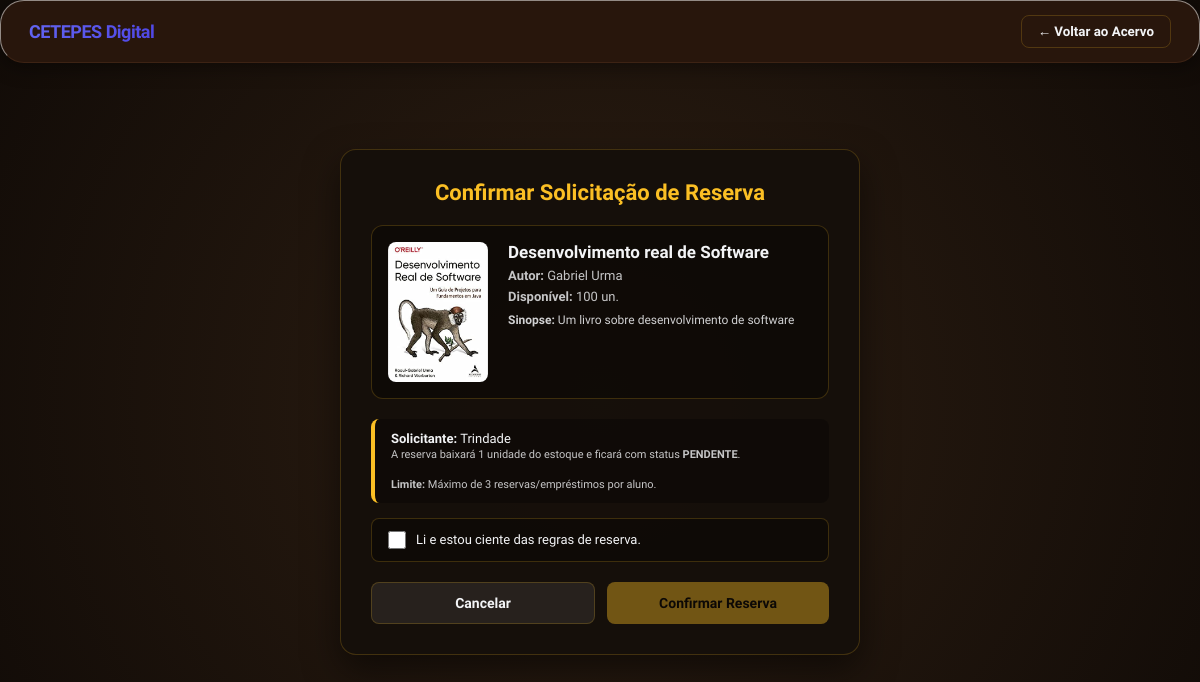
The app's page /alunos/reserva.php?livro=Desenvolvimento real de Software (signed in), older data.
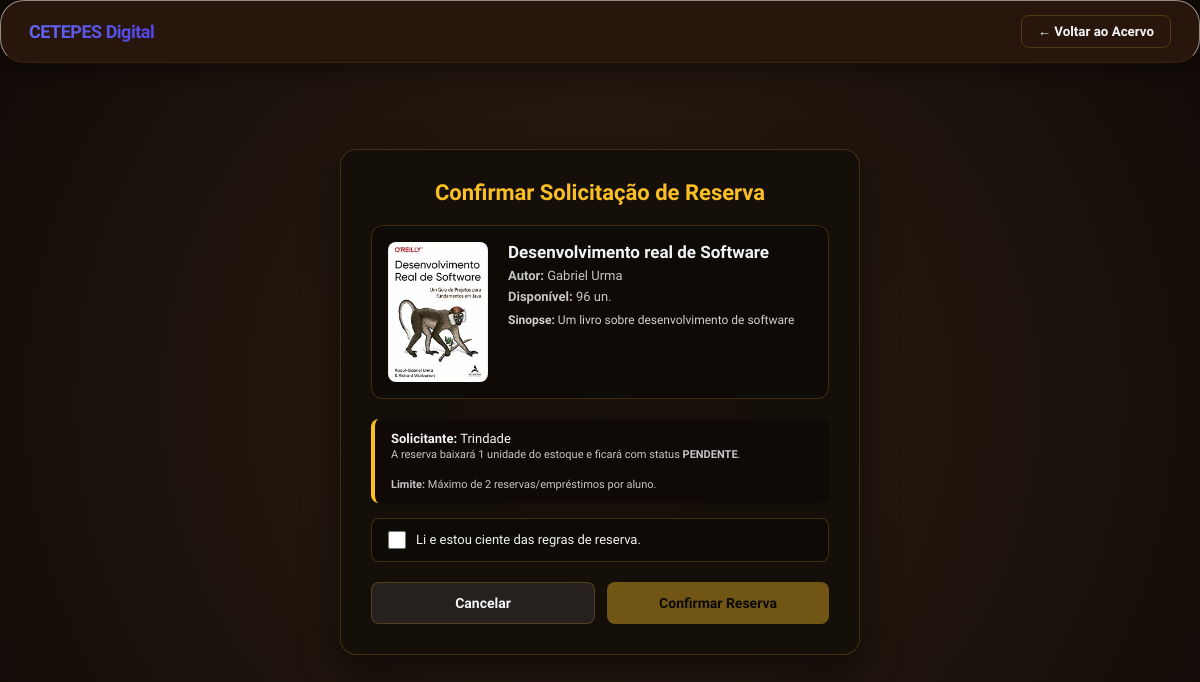
The same page, newer data.
### tables this page shows
CREATE TABLE `livros` (
  `id` int(11) NOT NULL,
  `titulo` varchar(255) NOT NULL,
  `autor` varchar(255) NOT NULL,
  `sinopse` text DEFAULT NULL,
  `categoria` varchar(100) DEFAULT 'Geral',
  `status` varchar(50) DEFAULT 'Disponivel',
  `imagem` varchar(255) DEFAULT NULL,
  `quantidade` int(11) DEFAULT 1
);

CREATE TABLE `configuracoes` (
  `id` int(11) NOT NULL,
  `dias_prazo` int(11) DEFAULT 7,
  `limite_livros` int(11) DEFAULT 3,
  `ultramsg_instance` varchar(100) DEFAULT NULL,
  `ultramsg_token` varchar(100) DEFAULT NULL
);

### alunos/reserva.php (the view, shortened to what this page needs)
<?php
$aluno_nome = $_SESSION['aluno_nome'] ?? 'Aluno';
$livro_titulo = $_GET['livro'] ?? '';
$res_config = $conn->query("SELECT limite_livros FROM configuracoes WHERE id = 1");
$config = ($res_config && $res_config->num_rows > 0) ? $res_config->fetch_assoc() : null;
$limite_maximo = isset($config['limite_livros']) ? (int)$config['limite_livros'] : 3;
$detalhes_livro = null;
if (!empty($livro_titulo)) {
    $stmt_livro = $conn->prepare("SELECT id, titulo, autor, categoria, imagem, quantidade, COALESCE(sinopse, 'Sem sinopse disponível.') AS sinopse FROM livros WHERE titulo = ? LIMIT 1");
    if ($stmt_livro) {
        $stmt_livro->bind_param("s", $livro_titulo);
        $stmt_livro->execute();
        $res = $stmt_livro->get_result();
        if ($res && $res->num_rows > 0) {
            $detalhes_livro = $res->fetch_assoc();
        }
    }
}
?>
<!DOCTYPE html>
<html lang="pt-br">
<head>
    <link rel="stylesheet" href="css/style.css">
</head>
<body class="theme-estante">
    <nav class="navbar">
        <div class="nav-logo">CETEPES Digital</div>
        <div>
            <a href="aluno.php" style="text-decoration: none;"><button class="nav-btn-back">← Voltar ao Acervo</button></a>
        </div>
    </nav>
    <div class="reserva-wrapper">
        <div class="reserva-card">
            <h2>Confirmar Solicitação de Reserva</h2>
            <div class="detalhes-container">
                <div class="capa-reserva">
                    <?php if(!empty($detalhes_livro['imagem'])): ?>
                        <img src="sources/<?php echo htmlspecialchars($detalhes_livro['imagem']); ?>" alt="Capa">
                    <?php else: ?>
                        <span style="font-size: 35px;">📚</span>
                    <?php endif; ?>
                </div>
                <div class="info-livro">
                    <h3><?php echo htmlspecialchars($detalhes_livro['titulo'] ?? $livro_titulo); ?></h3>
                    <p><strong>Autor:</strong> <?php echo htmlspecialchars($detalhes_livro['autor'] ?? 'Não informado'); ?></p>
                    <p><strong>Disponível:</strong> <?php echo isset($detalhes_livro['quantidade']) ? $detalhes_livro['quantidade'] : 0; ?> un.</p>
                    <div class="sinopse-box">
                        <strong>Sinopse:</strong> <?php echo htmlspecialchars($detalhes_livro['sinopse'] ?? ''); ?>
                    </div>
                </div>
            </div>
            <div class="aluno-box">
                <strong>Solicitante:</strong> <?php echo htmlspecialchars($aluno_nome); ?><br>
                <span style="font-size: 11px; opacity: 0.8;">
                    A reserva baixará 1 unidade do estoque e ficará com status <strong>PENDENTE</strong>.<br><br>
                    <strong>Limite:</strong> Máximo de <?php echo $limite_maximo; ?> reservas/empréstimos por aluno.
                </span>
            </div>
            <form method="POST">
                <label class="checkbox-container">
                    <input type="checkbox" id="checkTermos" name="aceito_termos" onchange="toggleBotaoReserva()">
                    <span>Li e estou ciente das regras de reserva.</span>
                </label>
                <div class="btn-container">
                    <a href="aluno.php" class="btn-cancelar">Cancelar</a>
                    <button type="submit" id="btnSubmit" class="btn-confirmar" disabled>Confirmar Reserva</button>
                </div>
            </form>
        </div>
    </div>
</body>
</html>

Row changes from the older to the newer data that the page shows:
changed livros "Desenvolvimento real de Software": quantidade "100" → "96"
changed configuracoes: limite_livros "3" → "2"
